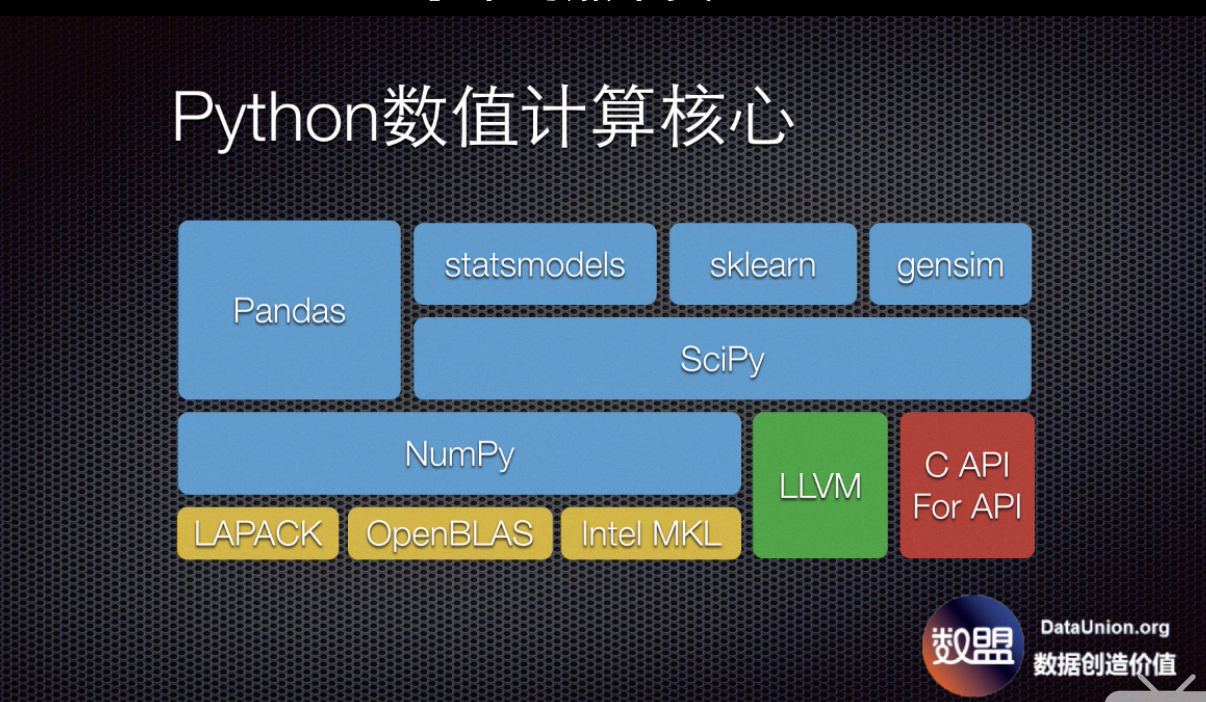
#> input picture images/python.jpg, 1206 x 702 px
$ python masking.py --image images/python.jpg
#> lines starting #> are read from the running program, lines starting #| are printed output that depends on the picture; after the words box and inside, x2 and y2 are one past the last pixel; in counts of white or black regions, pixels touching at a corner belong together
import numpy as np
import cv2
import argparse

ap = argparse.ArgumentParser()
ap.add_argument('-i','--image',required=True, help='Path to the image')
args = vars(ap.parse_args())


# 显示原本的图片
image = cv2.imread(args['image']) # 读进来返回的是一个Numpy对象
#> image is the input picture: shape (702, 1206, 3); mean B, G, R 81.7, 71.1, 61.8
cv2.imshow('origin',image)

mask = np.zeros(image.shape[:2],dtype='uint8')
cX,cY = image.shape[1] // 2, image.shape[0] // 2
#> cX = 603; cY = 351
cv2.circle(mask, (cX,cY),100, 255,-1) # white circle
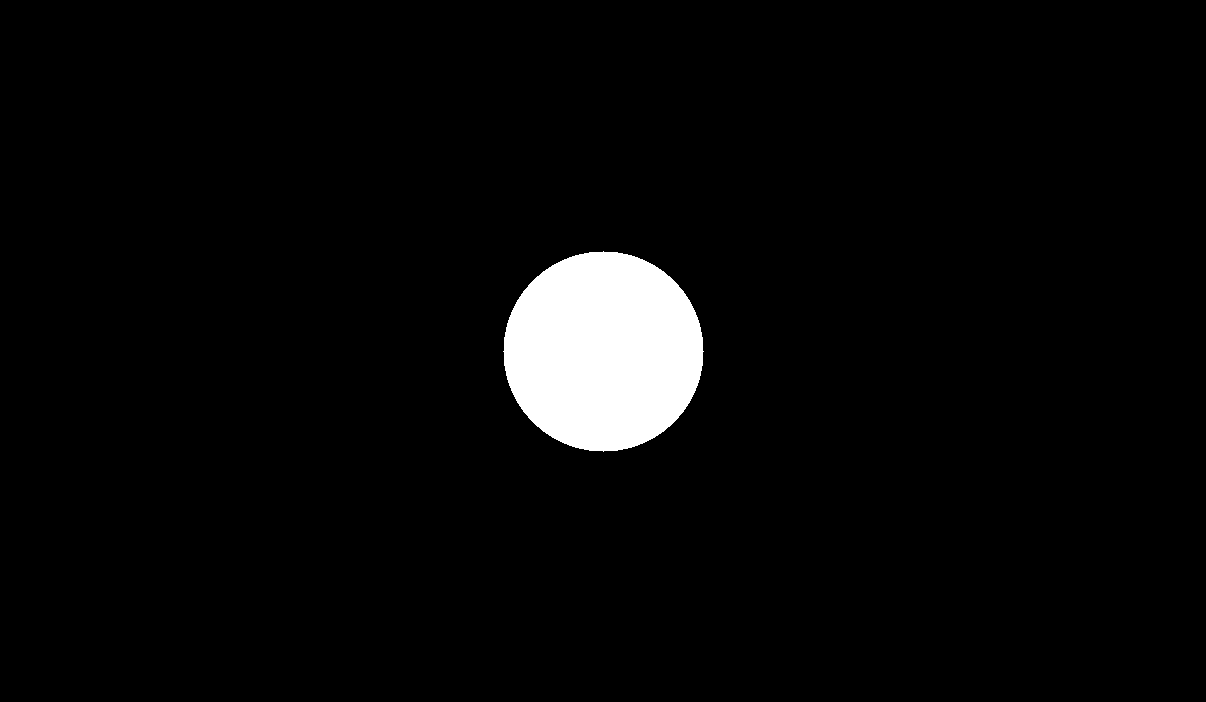
#> mask: shape (702, 1206); 3.7% white; 1 white region, box (x1, y1, x2, y2) and area: (503, 251, 704, 452) 31417

masked = cv2.bitwise_and(image,image,mask=mask)
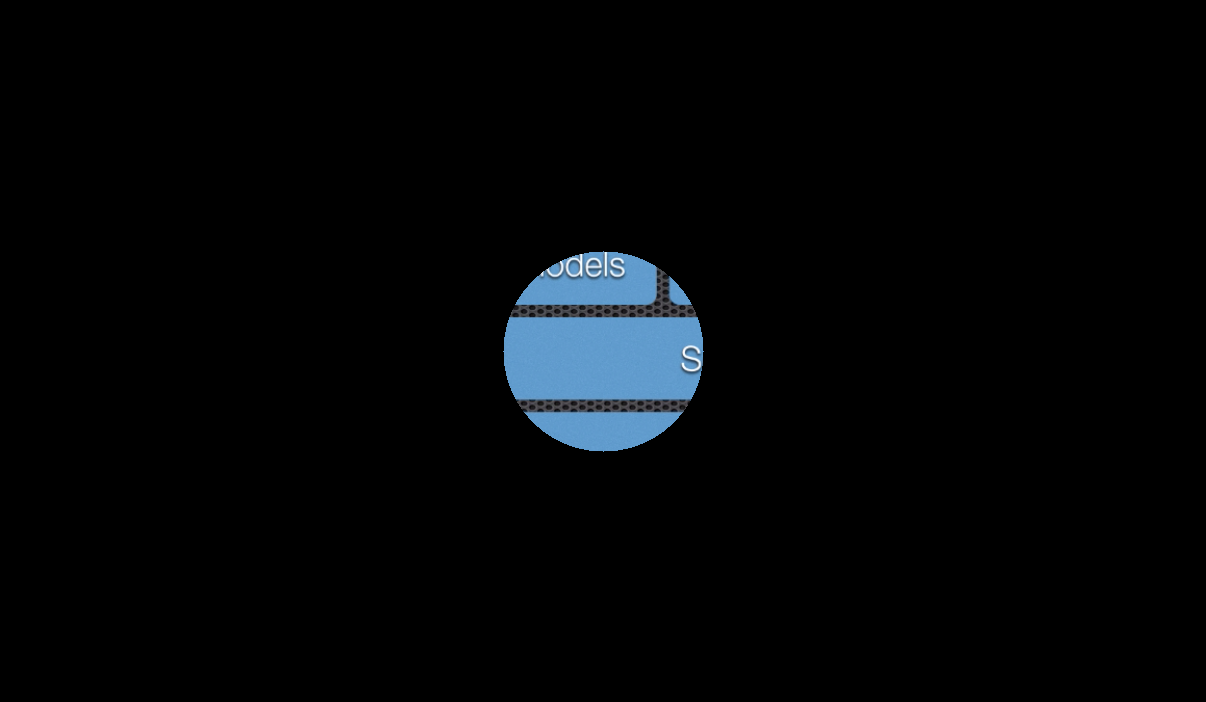
#> masked: shape (702, 1206, 3); mean B, G, R 6.7, 5.2, 3.4
# masked = cv2.bitwise_and(image,mask) # wrong

cv2.imshow('mask',masked)

cv2.waitKey(0)

$ run again, on images/haidiyuleipng-002.png
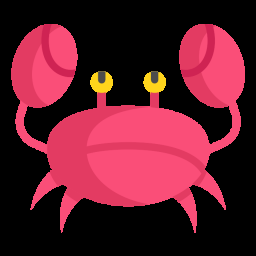
#> input picture images/haidiyuleipng-002.png, 256 x 256 px
#> image is the input picture: shape (256, 256, 3); mean B, G, R 42.8, 28.8, 94.4
#> `cv2.circle(mask, (cX,cY),100, 255,-1)`:
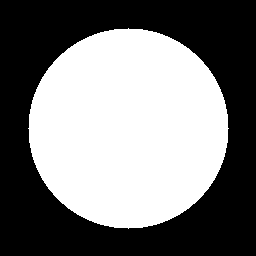
#> mask: shape (256, 256); 47.9% white; 1 white region, box (x1, y1, x2, y2) and area: (28, 28, 229, 229) 31417
#> `masked = cv2.bitwise_and(image,image,mask=mask)`:
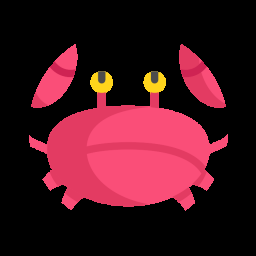
#> masked: shape (256, 256, 3); mean B, G, R 30.8, 21.4, 68.5
